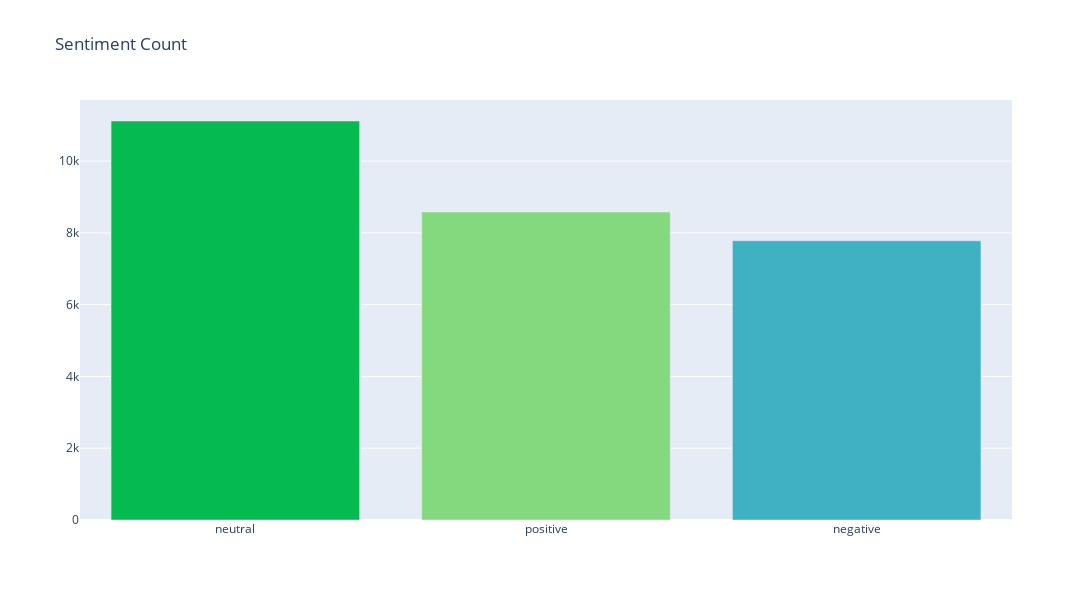

Notebook code for this chart:
### Code cell
sentiment_counts = train["sentiment"].value_counts()
fig = go.Figure(
    data=go.Bar(
        x=sentiment_counts.index, y=sentiment_counts.values, marker_color=random_colours(3)
    )
)
fig.update_layout(width=1200, height=600, title_text="Sentiment Count", )
fig.show()

### Figure 1 — Plotly figure (JSON) as saved in the notebook; plotly's stock layout.template omitted (floating-point values rounded to 4 significant figures)
{"data": [{"marker": {"color": ["#05BB4F", "#84D97F", "#3FB1C2"]}, "type": "bar", "x": ["neutral", "positive", "negative"], "y": [11117, 8582, 7781]}], "layout": {"height": 600, "title": {"text": "Sentiment Count"}, "width": 1200}}
